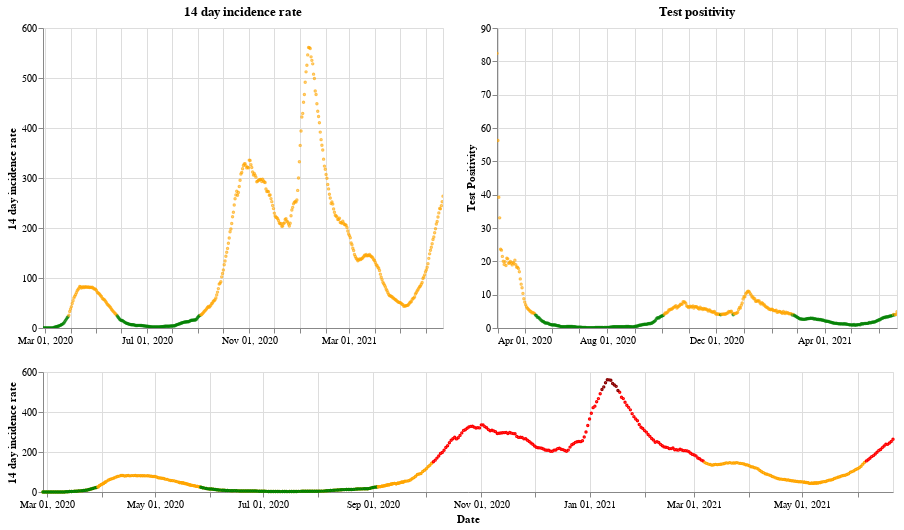

Source (notebook cell):
### Markdown cell above
## Scotland

### Code cell
plot_traffic_light('Scotland')

### Figure 1 — Vega-Lite specification as saved in the notebook (floating-point values rounded to 4 significant figures; data arrays with more than 128 entries replaced by an {"elided": "..."} marker saying what was removed)
{"config": {"view": {"continuousWidth": 400, "continuousHeight": 300}}, "vconcat": [{"hconcat": [{"mark": {"type": "point", "size": 2}, "encoding": {"color": {"condition": {"value": "green", "test": "(datum.twoWeeklyCasesRate <= 25)"}, "value": "orange"}, "tooltip": [{"type": "nominal", "field": "areaName"}, {"type": "temporal", "field": "date"}, {"type": "quantitative", "field": "twoWeeklyCasesRate"}, {"type": "quantitative", "field": "testPositivity"}], "x": {"type": "temporal", "axis": {"title": ""}, "field": "date", "scale": {"domain": {"selection": "DateBrush"}}, "timeUnit": "yearmonthdate"}, "y": {"type": "quantitative", "axis": {"title": "14 day incidence rate"}, "field": "twoWeeklyCasesRate"}}, "title": "14 day incidence rate", "width": 400}, {"mark": {"type": "point", "size": 2}, "encoding": {"color": {"condition": {"value": "green", "test": "(datum.testPositivity <= 4)"}, "value": "orange"}, "tooltip": [{"type": "nominal", "field": "areaName"}, {"type": "temporal", "field": "date"}, {"type": "quantitative", "field": "twoWeeklyCasesRate"}, {"type": "quantitative", "field": "testPositivity"}], "x": {"type": "temporal", "axis": {"title": ""}, "field": "date", "scale": {"domain": {"selection": "DateBrush"}}, "timeUnit": "yearmonthdate"}, "y": {"type": "quantitative", "axis": {"title": "Test Positivity"}, "field": "testPositivity"}}, "title": "Test positivity", "width": 400}]}, {"layer": [{"mark": {"type": "point", "size": 2}, "encoding": {"color": {"condition": {"value": "orange", "test": "((50 && datum.twoWeeklyCasesRate) < 150)"}, "value": "red"}, "opacity": {"condition": {"value": 1, "test": "((50 && datum.twoWeeklyCasesRate) < 500)"}, "value": 0}, "tooltip": [{"type": "nominal", "field": "areaName"}, {"type": "temporal", "field": "date"}, {"type": "quantitative", "field": "twoWeeklyCasesRate"}, {"type": "quantitative", "field": "testPositivity"}], "x": {"type": "temporal", "axis": {"title": "Date"}, "field": "date", "timeUnit": "yearmonthdate"}, "y": {"type": "quantitative", "axis": {"title": "14 day incidence rate"}, "field": "twoWeeklyCasesRate"}}, "selection": {"DateBrush": {"type": "interval", "encodings": ["x"], "fields": ["Time"]}}, "width": 850}, {"mark": {"type": "point", "size": 2}, "encoding": {"color": {"value": "darkred"}, "opacity": {"condition": {"value": 1, "test": "(datum.twoWeeklyCasesRate >= 500)"}, "value": 0}, "tooltip": [{"type": "nominal", "field": "areaName"}, {"type": "temporal", "field": "date"}, {"type": "quantitative", "field": "twoWeeklyCasesRate"}, {"type": "quantitative", "field": "testPositivity"}], "x": {"type": "temporal", "axis": {"title": "Date"}, "field": "date", "timeUnit": "yearmonthdate"}, "y": {"type": "quantitative", "axis": {"title": "14 day incidence rate"}, "field": "twoWeeklyCasesRate"}}, "width": 400}, {"mark": {"type": "point", "size": 2}, "encoding": {"color": {"condition": {"value": "green", "test": "((4 && datum.twoWeeklyCasesRate) < 25)"}, "value": "orange"}, "opacity": {"condition": {"value": 1, "test": "(datum.twoWeeklyCasesRate < 50)"}, "value": 0}, "tooltip": [{"type": "nominal", "field": "areaName"}, {"type": "temporal", "field": "date"}, {"type": "quantitative", "field": "twoWeeklyCasesRate"}, {"type": "quantitative", "field": "testPositivity"}], "x": {"type": "temporal", "axis": {"title": "Date"}, "field": "date", "timeUnit": "yearmonthdate"}, "y": {"type": "quantitative", "axis": {"title": "14 day incidence rate"}, "field": "twoWeeklyCasesRate"}}, "width": 400}], "height": 120, "width": 800}], "data": {"name": "data-ac8e99888b91686c8f561151783f7a1c"}, "$schema": "https://vega.github.io/schema/vega-lite/v4.8.1.json", "datasets": {"data-ac8e99888b91686c8f561151783f7a1c": {"elided": "480 records"}}}
